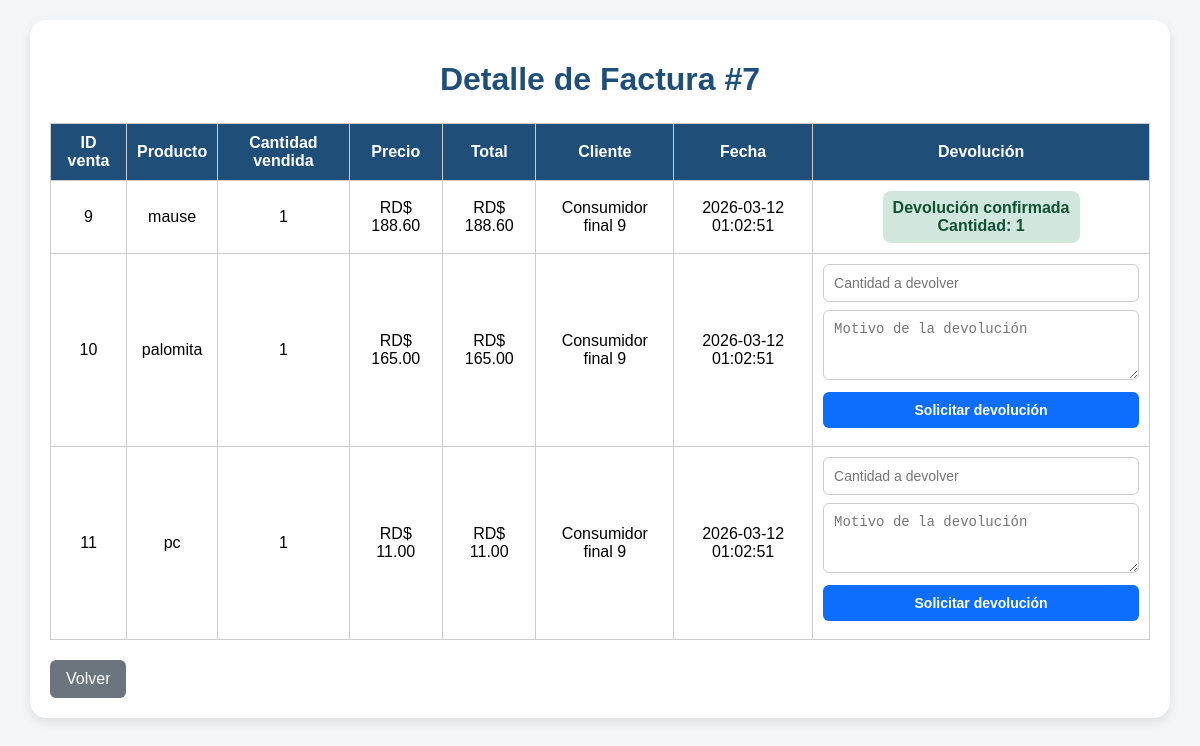
The page /detalle_factura/7 (signed in) on the database its author committed.
### tables this page shows
CREATE TABLE ventas (
    id INTEGER PRIMARY KEY AUTOINCREMENT,
    producto_id INTEGER,
    nombre_producto TEXT,
    cantidad INTEGER,
    precio REAL,
    total REAL
, cliente_id INTEGER, cliente_nombre TEXT, fecha TEXT, factura_id INTEGER);

### app.py (the view)
@app.route("/detalle_factura/<int:factura_id>")
def detalle_factura(factura_id):
    if "usuario" not in session:
        return redirect(url_for("login"))
    conexion = sqlite3.connect("pos.db")
    cursor = conexion.cursor()
    cursor.execute("""
        SELECT
            v.id,
            v.producto_id,
            v.nombre_producto,
            v.cantidad,
            v.precio,
            v.total,
            v.cliente_nombre,
            v.fecha,
            COALESCE((
                SELECT d.estado
                FROM devoluciones d
                WHERE d.venta_id = v.id
                ORDER BY d.id DESC
                LIMIT 1
            ), '') AS estado_devolucion,
            COALESCE((
                SELECT d.cantidad
                FROM devoluciones d
                WHERE d.venta_id = v.id
                ORDER BY d.id DESC
                LIMIT 1
            ), 0) AS cantidad_devolucion
        FROM ventas v
        WHERE v.factura_id = ?
        ORDER BY v.id ASC
    """, (factura_id,))
    detalles_raw = cursor.fetchall()
    detalles = []
    for item in detalles_raw:
        detalles.append((
            item[0],
            item[1],
            item[2],
            int(item[3] or 0),
            float(item[4] or 0),
            float(item[5] or 0),
            item[6],
            item[7],
            item[8],
            int(item[9] or 0)
        ))
    conexion.close()
    if not detalles:
        return "Factura no encontrada"
    return render_template(
        "detalle_factura.html",
        factura_id=factura_id,
        detalles=detalles
    )

### templates/detalle_factura.html (shortened to what this page needs)
<!DOCTYPE html>
<html lang="es">
<head>
</head>
<body>
<div class="contenedor">
    <h1>Detalle de Factura #{{ factura_id }}</h1>
    <table>
        <tr>
            <th>ID venta</th>
            <th>Producto</th>
            <th>Cantidad vendida</th>
            <th>Precio</th>
            <th>Total</th>
            <th>Cliente</th>
            <th>Fecha</th>
            <th>Devolución</th>
        </tr>
        {% for item in detalles %}
        <tr>
            <td>{{ item[0] }}</td>
            <td>{{ item[2] }}</td>
            <td>{{ item[3] }}</td>
            <td>RD$ {{ "%.2f"|format(item[4]|float) }}</td>
            <td>RD$ {{ "%.2f"|format(item[5]|float) }}</td>
            <td>{{ item[6] }}</td>
            <td>{{ item[7] }}</td>
            <td>
                {% if item[8] == 'pendiente' %}
                    <div class="estado pendiente">
                        Devolución pendiente<br>
                        Cantidad: {{ item[9] }}
                    </div>
                {% elif item[8] == 'confirmada' %}
                    <div class="estado confirmada">
                        Devolución confirmada<br>
                        Cantidad: {{ item[9] }}
                    </div>
                {% else %}
                    <form method="POST" action="{{ url_for('solicitar_devolucion') }}">
                        <input type="number" name="cantidad" min="1" max="{{ item[3] }}" placeholder="Cantidad a devolver" required>
                        <textarea name="motivo" placeholder="Motivo de la devolución" required></textarea>
                        <button type="submit" class="btn">Solicitar devolución</button>
                    </form>
                {% endif %}
            </td>
        </tr>
        {% endfor %}
    </table>
    <a class="volver" href="{{ url_for('ventas') }}">Volver</a>
</div>
</body>
</html>

### templates/detalle_factura.html (style rules this page uses)
body { font-family: Arial, sans-serif; background:#f4f6f8; margin:0; padding:20px; }
.contenedor { width:1100px; margin:auto; background:white; padding:20px; border-radius:16px; box-shadow:0 4px 12px rgba(0,0,0,0.1); }
h1 { text-align:center; color:#1f4e79; margin-bottom:25px; }
table { width:100%; border-collapse:collapse; }
th, td { border:1px solid #ccc; padding:10px; text-align:center; vertical-align:middle; }
th { background:#1f4e79; color:white; }
input, textarea, button { width:100%; box-sizing:border-box; padding:10px; margin-bottom:8px; border:1px solid #ccc; border-radius:6px; font-size:14px; }
textarea { resize:vertical; min-height:70px; }
.btn { background:#0d6efd; color:white; border:none; cursor:pointer; font-weight:bold; }
.estado { font-weight:bold; padding:8px 10px; border-radius:8px; display:inline-block; }
.confirmada { background:#d1e7dd; color:#0f5132; }
.volver { display:inline-block; margin-top:20px; background:#6c757d; color:white; padding:10px 16px; border-radius:6px; text-decoration:none; }

### rows shown on the page
ventas: id "9", nombre_producto "mause", cantidad "1", precio "188.60", total "188.60", cliente_nombre "Consumidor final 9", fecha "2026-03-12 01:02:51"
ventas: id "10", nombre_producto "palomita", cantidad "1", precio "165.00", total "165.00", cliente_nombre "Consumidor final 9", fecha "2026-03-12 01:02:51"
ventas: id "11", nombre_producto "pc", cantidad "1", precio "11.00", total "11.00", cliente_nombre "Consumidor final 9", fecha "2026-03-12 01:02:51"

### other values the page prints
{{ factura_id }} "7"
